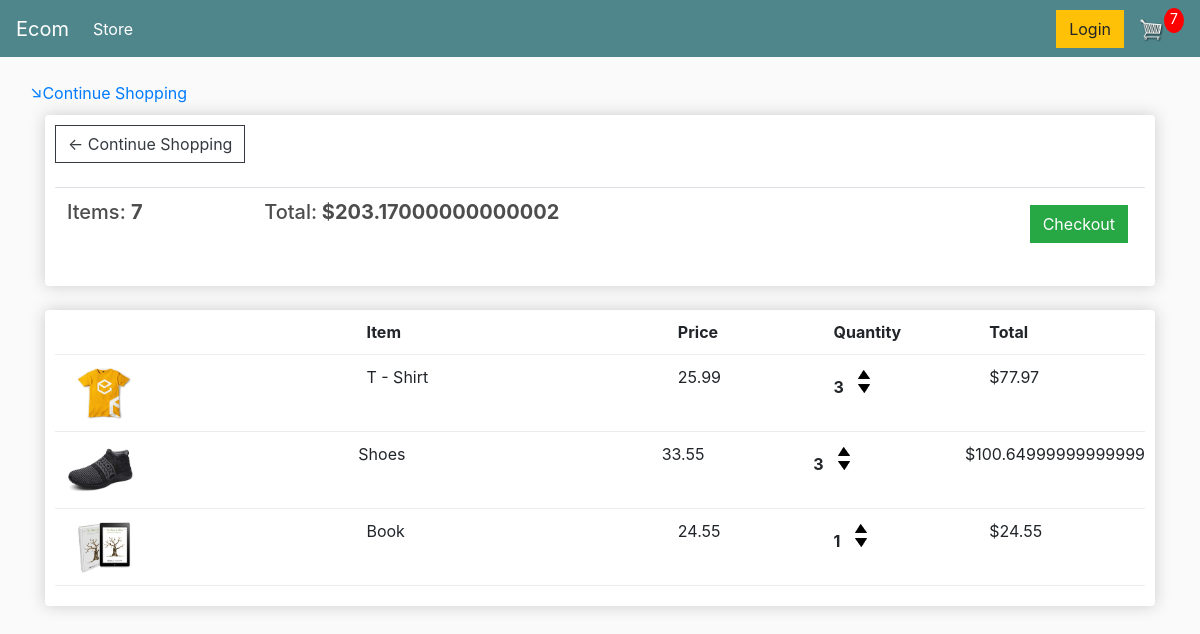
The app's page /cart/ (signed in) with its own data.
### store/models.py (models this page shows, shortened)
class Order(models.Model):
    customer = models.ForeignKey(Customer, on_delete=models.SET_NULL, blank=True, null=True)
    date_ordered = models.DateTimeField(auto_now_add=True)
    complete = models.BooleanField(default=False, null=True, blank=False)
    transaction_id = models.CharField(max_length=200, null=True)
    @property
    def get_cart_total(self):
        orderitems = self.orderitem_set.all()
        total = sum([item.get_total for item in orderitems])
        return total
    @property
    def get_cart_items(self):
        orderItems = self.orderitem_set.all()
        total = sum([item.quantity for item in orderItems])
        return total

class OrderItem(models.Model):
    product = models.ForeignKey(Product, on_delete=models.SET_NULL, blank=True, null=True)
    order = models.ForeignKey(Order, on_delete=models.SET_NULL, blank=True, null=True)
    quantity = models.IntegerField(default=0, null=True, blank=True)
    date_added = models.DateTimeField(auto_now_add=True)
    @property
    def get_total(self):
        total = self.product.price * self.quantity
        return total

class Product(models.Model):
    name = models.CharField(max_length=200, null=True)
    price = models.FloatField(max_length=200, null=True)
    digital = models.BooleanField(default=False, null=True, blank=False)
    image = models.ImageField(null=True, blank=True)
    @property
    def imageURL(self):
        try:
            img = self.image.url
            return img
        except:
            img = ''
            return img

### store/views.py (the view)
# urls.py: path('cart/',cart,name='cart'),
def cart(request):
    Data = cartData(request)
    cartItems = Data['cartItems']
    order = Data['order']
    items = Data['item']
    context = {'items': items, 'order': order, 'cartItems': cartItems}
    return render(request, 'store/cart.html', context)

### store/utils.py (called while the page is built)
def cartData(request):
    if request.user.is_authenticated:
        customer = request.user.customer
        order, created = Order.objects.get_or_create(customer=customer,
                                                     complete=False)
        """the reason why we are using items set is because
        we are looping over what is in the users order if he has"""
        items = order.orderitem_set.all()
        cartItems = order.get_cart_items
    else:
        cookieData = cookieCart(request)
        cartItems = cookieData['cartItems']
        order = cookieData['order']
        items = cookieData['item']
    return {'cartItems': cartItems, 'order': order, 'item': items}

### store/templates/store/cart.html (shortened to what this page needs)
{% extends 'store/base.html' %}
{% load static %}
{% block content %}
    <div class="row">
        <div class="col-lg-element">
            <a  href="#">&#x2198;Continue Shopping</a>
        </div>
    </div>
	<div class="row">
		<div class="col-lg-12">
			<div class="box-element">
				<a  class="btn btn-outline-dark" href="{% url 'store:store' %}">&#x2190; Continue Shopping</a>
				<br>
				<br>
				<table class="table">
					<tr>
						<th><h5>Items: <strong>{{ order.get_cart_items }}</strong></h5></th>
						<th><h5>Total:<strong> ${{ order.get_cart_total }}</strong></h5></th>
						<th>
							<a  style="float:right; margin:5px;" class="btn btn-success" href="{% url 'store:checkout' %}">Checkout</a>
						</th>
					</tr>
				</table>
			</div>
			<br>
			<div class="box-element">
				<div class="cart-row">
					<div style="flex:2"></div>
					<div style="flex:2"><strong>Item</strong></div>
					<div style="flex:1"><strong>Price</strong></div>
					<div style="flex:1"><strong>Quantity</strong></div>
					<div style="flex:1"><strong>Total</strong></div>
				</div>
				{% for item in items %}
				<div class="cart-row">
					<div style="flex:2"><img class="row-image" src="{{ item.product.imageURL }}"></div>
					<div style="flex:2"><p>{{ item.product.name  }}</p></div>
					<div style="flex:1"><p>{{ item.product.price}}</p></div>
					<div style="flex:1">
						<p class="quantity">{{ item.quantity }}</p>
						<div class="quantity">
							<img data-product="{{ item.product.id }}" data-action="add" class="chg-quantity update-cart" src="{% static  'store/images/arrow-up.png' %}">
							<img data-product="{{ item.product.id }}" data-action="remove" class="chg-quantity update-cart" src="{% static  'store/images/arrow-down.png' %}">
						</div>
					</div>
					<div style="flex:1"><p>${{ item.get_total }}</p></div>
				</div>
				{% endfor %}
			</div>
		</div>
	</div>
{% endblock %}

### store/templates/store/base.html (shortened to what this page needs)
<!DOCTYPE html>
{% load static %}
<html>
<head>
      <link href="{% static 'store/css/bootstrap.min.css' %}" rel="stylesheet">
	<link rel="stylesheet" type="text/css" href="{% static 'store/css/main.css' %}">
</head>
<body>
	<nav class="navbar navbar-expand-lg navbar-dark bg-dark">
	  <a class="navbar-brand" href="{% url 'store:cart' %}">Ecom</a>
	  <div class="collapse navbar-collapse" id="navbarSupportedContent">
	    <ul class="navbar-nav mr-auto">
	      <li class="nav-item active">
	        <a class="nav-link" href="{% url 'store:cart' %}">Store <span class="sr-only">(current)</span></a>
	      </li>
	    </ul>
	    <div class="form-inline my-2 my-lg-0">
	     	<a href="#"class="btn btn-warning">Login</a>
	     	<a href="{% url 'store:cart' %}">
	    		<img  id="cart-icon" src="{% static 'store/images/cart.png' %}">
	    	</a>
	    	<p id="cart-total">{{ cartItems }}</p>
	    </div>
	  </div>
	</nav>
     <div class="container">
            <br>
            {% block content %}
            {% endblock content %}
         </div>
</body>
</html>

### store/static/store/css/main.css (style rules this page uses)
body { background-color: hsl(0, 0%, 98%); }
h1,h2,h3,h4,h5,h6 { color:hsl(0, 0%, 30%); }
.box-element { box-shadow:hsl(0, 0%, 80%) 0 0 16px; background-color: #fff; border-radius: 4px; padding: 10px; }
.bg-dark { background-color: #4f868c!important; }
#cart-icon { width:25px; display: inline-block; margin-left: 15px; }
#cart-total { display: block; text-align: center; color:#fff; background-color: red; width: 20px; height: 25px; border-radius: 50%; font-size: 14px; }
.col-lg-4, .col-lg-6, .col-lg-8, .col-lg-12 { margin-top: 10px; }
.btn { border-radius: 0; }
.row-image { width: 100px; }
.cart-row { display: flex; align-items: flex-stretch; padding-bottom: 10px; margin-bottom: 10px; border-bottom: 1px solid #ececec; }
.quantity { display: inline-block; font-weight: 700; padding-right:10px; }
.chg-quantity { width: 12px; cursor: pointer; display: block; margin-top: 5px; transition:.1s; }

### records on screen
Order: get_cart_items "7", get_cart_total "203.17000000000002"
OrderItem: product.imageURL (picture), product.name "T - Shirt", product.price "25.99", quantity "3", get_total "77.97"
OrderItem: product.imageURL (picture), product.name "Shoes", product.price "33.55", quantity "3", get_total "100.64999999999999"
OrderItem: product.imageURL (picture), product.name "Book", product.price "24.55", quantity "1", get_total "24.55"

### other values on screen
{{ cartItems }} "7"
